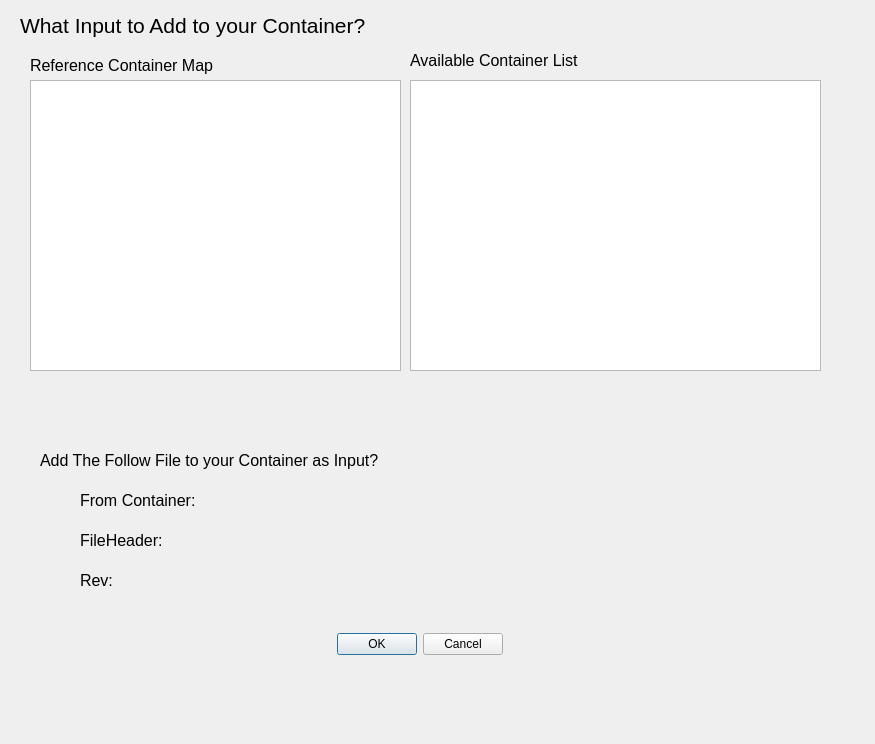
<?xml version="1.0" encoding="UTF-8"?>
<ui version="4.0">
 <class>FileInfomation</class>
 <widget class="QDialog" name="FileInfomation">
  <property name="geometry">
   <rect>
    <x>0</x>
    <y>0</y>
    <width>875</width>
    <height>744</height>
   </rect>
  </property>
  <property name="windowTitle">
   <string>File Information</string>
  </property>
  <widget class="QLabel" name="label">
   <property name="geometry">
    <rect>
     <x>410</x>
     <y>50</y>
     <width>191</width>
     <height>20</height>
    </rect>
   </property>
   <property name="font">
    <font>
     <pointsize>12</pointsize>
    </font>
   </property>
   <property name="text">
    <string>Available Container List</string>
   </property>
  </widget>
  <widget class="QLabel" name="label_2">
   <property name="geometry">
    <rect>
     <x>30</x>
     <y>50</y>
     <width>211</width>
     <height>31</height>
    </rect>
   </property>
   <property name="font">
    <font>
     <pointsize>12</pointsize>
    </font>
   </property>
   <property name="text">
    <string>Reference Container Map</string>
   </property>
  </widget>
  <widget class="QLabel" name="advicelabel">
   <property name="geometry">
    <rect>
     <x>20</x>
     <y>10</y>
     <width>601</width>
     <height>31</height>
    </rect>
   </property>
   <property name="font">
    <font>
     <pointsize>16</pointsize>
    </font>
   </property>
   <property name="text">
    <string>What Input to Add to your Container?</string>
   </property>
  </widget>
  <widget class="QTableView" name="containerlisttable">
   <property name="geometry">
    <rect>
     <x>410</x>
     <y>80</y>
     <width>411</width>
     <height>291</height>
    </rect>
   </property>
   <attribute name="horizontalHeaderDefaultSectionSize">
    <number>80</number>
   </attribute>
   <attribute name="verticalHeaderDefaultSectionSize">
    <number>24</number>
   </attribute>
   <attribute name="verticalHeaderMinimumSectionSize">
    <number>12</number>
   </attribute>
  </widget>
  <widget class="QGraphicsView" name="refContainerView">
   <property name="geometry">
    <rect>
     <x>30</x>
     <y>80</y>
     <width>371</width>
     <height>291</height>
    </rect>
   </property>
  </widget>
  <widget class="QLabel" name="fromcontainerlbl">
   <property name="geometry">
    <rect>
     <x>80</x>
     <y>490</y>
     <width>171</width>
     <height>21</height>
    </rect>
   </property>
   <property name="font">
    <font>
     <pointsize>12</pointsize>
    </font>
   </property>
   <property name="text">
    <string>From Container:</string>
   </property>
  </widget>
  <widget class="QLabel" name="label_4">
   <property name="geometry">
    <rect>
     <x>40</x>
     <y>440</y>
     <width>461</width>
     <height>41</height>
    </rect>
   </property>
   <property name="font">
    <font>
     <pointsize>12</pointsize>
    </font>
   </property>
   <property name="text">
    <string>Add The Follow File to your Container as Input?</string>
   </property>
  </widget>
  <widget class="QLabel" name="fileheaderlbl">
   <property name="geometry">
    <rect>
     <x>80</x>
     <y>530</y>
     <width>171</width>
     <height>21</height>
    </rect>
   </property>
   <property name="font">
    <font>
     <pointsize>12</pointsize>
    </font>
   </property>
   <property name="text">
    <string>FileHeader:</string>
   </property>
  </widget>
  <widget class="QLabel" name="revlbl">
   <property name="geometry">
    <rect>
     <x>80</x>
     <y>570</y>
     <width>171</width>
     <height>21</height>
    </rect>
   </property>
   <property name="font">
    <font>
     <pointsize>12</pointsize>
    </font>
   </property>
   <property name="text">
    <string>Rev: </string>
   </property>
  </widget>
  <widget class="QDialogButtonBox" name="buttonBox1">
   <property name="geometry">
    <rect>
     <x>310</x>
     <y>630</y>
     <width>193</width>
     <height>28</height>
    </rect>
   </property>
   <property name="standardButtons">
    <set>QDialogButtonBox::Cancel|QDialogButtonBox::Ok</set>
   </property>
  </widget>
 </widget>
 <resources/>
 <connections/>
</ui>
